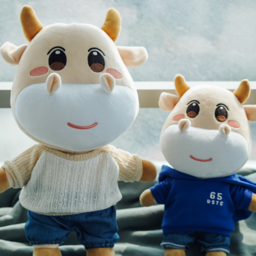
#> input picture 6-人工智能基础/lab2/part_1/data/ustc-cow.png, 256 x 256 px
$ python KMeans.py
#> lines starting #> are read from the running program, lines starting #| are printed output that depends on the picture
import numpy as np
import matplotlib.pyplot as plt
import cv2

def read_image(filepath='./data/ustc-cow.png'):
#> called with filepath = '../data/ustc-cow.png'
    img = cv2.imread(filepath) # Replace with the actual path to your image
#> img is the input picture: shape (256, 256, 3); mean B, G, R 149.9, 150.9, 143.8
    # Convert the image from BGR to RGB
    img = cv2.cvtColor(img, cv2.COLOR_BGR2RGB)
    return img

class KMeans:
    def __init__(self, k=4, max_iter=10):
        self.k = k
        self.max_iter = max_iter


    # Randomly initialize the centers
    def initialize_centers(self, points):
        '''
        points: (n_samples, n_dims,)
        '''
        n, d = points.shape

        centers = np.zeros((self.k, d))
        for k in range(self.k):
            # use more random points to initialize centers, make kmeans more stable
            random_index = np.random.choice(n, size=10, replace=False)
            centers[k] = points[random_index].mean(axis=0)

        return centers


    # Assign each point to the closest center
    def assign_points(self, centers, points):
        '''
        centers: (n_clusters, n_dims,)
        points: (n_samples, n_dims,)
        return labels: (n_samples, )
        '''
        n_samples, n_dims = points.shape
        labels = np.zeros(n_samples)
        # TODO: Compute the distance between each point and each center
        # Assign each point to the closest center
        for i in range(n_samples):
            distances = np.linalg.norm(points[i] - centers, axis=1)
            labels[i] = np.argmin(distances)
        return labels


    # Update the centers based on the new assignment of points
    def update_centers(self, centers, labels, points):
        '''
        centers: (n_clusters, n_dims,)
        labels: (n_samples, )
        points: (n_samples, n_dims,)
        return new_centers: (n_clusters, n_dims,)
        '''
        # TODO: Update the centers based on the new assignment of points
        new_centers = np.zeros_like(centers)
        for k in range(self.k):
            new_centers[k] = points[labels == k].mean(axis=0)
        return new_centers

    # k-means clustering
    def fit(self, points):
        '''
        points: (n_samples, n_dims,)
        return centers: (n_clusters, n_dims,)
        '''
        # TODO: Implement the k-means algorithm
        n_samples, n_dims = points.shape
        centers = self.initialize_centers(points)
        for _ in range(self.max_iter):
            labels = self.assign_points(centers, points)
            new_centers = self.update_centers(centers, labels, points)
            if np.all(centers == new_centers):
                break
            centers = new_centers
        return centers


    def compress(self, img):
        '''
        img: (width, height, 3)
        return compressed img: (width, height, 3)
        '''
        # TODO: fit the points and
        # Replace each pixel value with its nearby center value
        width, height, _ = img.shape
#> width = 256; height = 256
        img = img.reshape(width * height, -1)
        centers = self.fit(img)
#> after the loop in initialize_centers, `for k in range(self.k):`: centers = 32 rows, first 8: [131.7, 141.8, 147.3], [177, 184.6, 183.3], [161.7, 174.3, 178.4], [136.1, 139.1, 129.6], [141.5, 139.6, 137.3], [104.6, 115, 115.1], [167.9, 170.2, 158.6], [147.5, 158.1, 154.3]
#> centers = 32 rows, first 8: [116.6, 145.7, 153.5], [199.9, 209.8, 210.1], [161, 177.6, 183.4], [170.1, 117.7, 49.92], [165.4, 143.8, 108.4], [114.1, 76.59, 42.47], [186.1, 167.9, 141], [149.2, 161.3, 161.2]
        labels = self.assign_points(centers, img)
        compressed_img = np.zeros_like(img)
        for i in range(self.k):
            compressed_img[labels == i] = centers[i]
        compressed_img = compressed_img.reshape(width, height, -1)
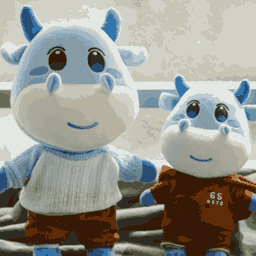
#> compressed_img: shape (256, 256, 3); mean of channels 0, 1, 2 142.8, 150.2, 149.6; drawn as B, G, R
        return compressed_img


if __name__ == '__main__':
    img = read_image(filepath='../data/ustc-cow.png')
    kmeans = KMeans(k=32, max_iter=10)
    compressed_img = kmeans.compress(img).round().astype(np.uint8)

    plt.figure(figsize=(10, 10))
    plt.imshow(compressed_img)
    plt.title('Compressed Image')
    plt.axis('off')
    plt.savefig('./compressed_image.png')
